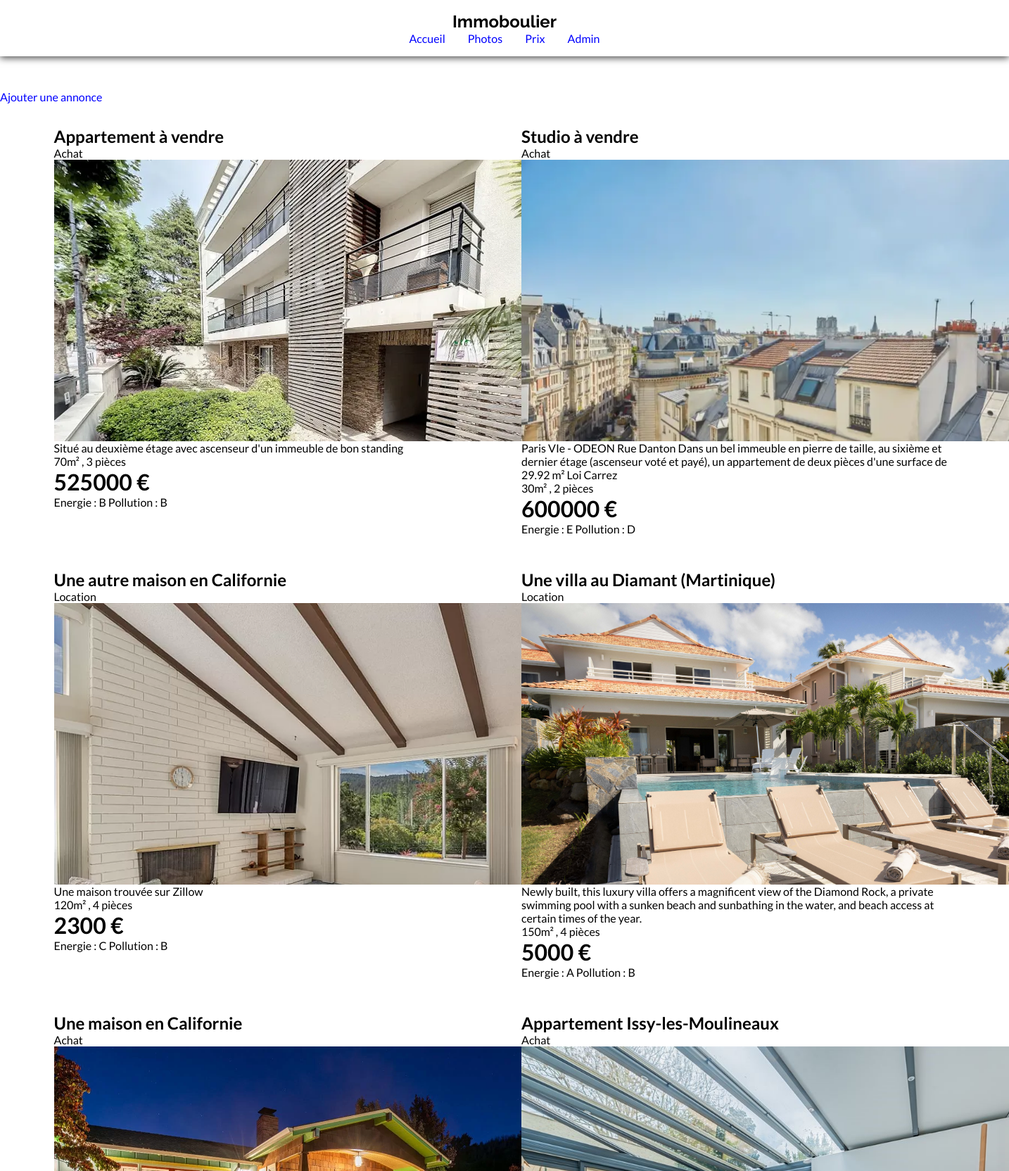
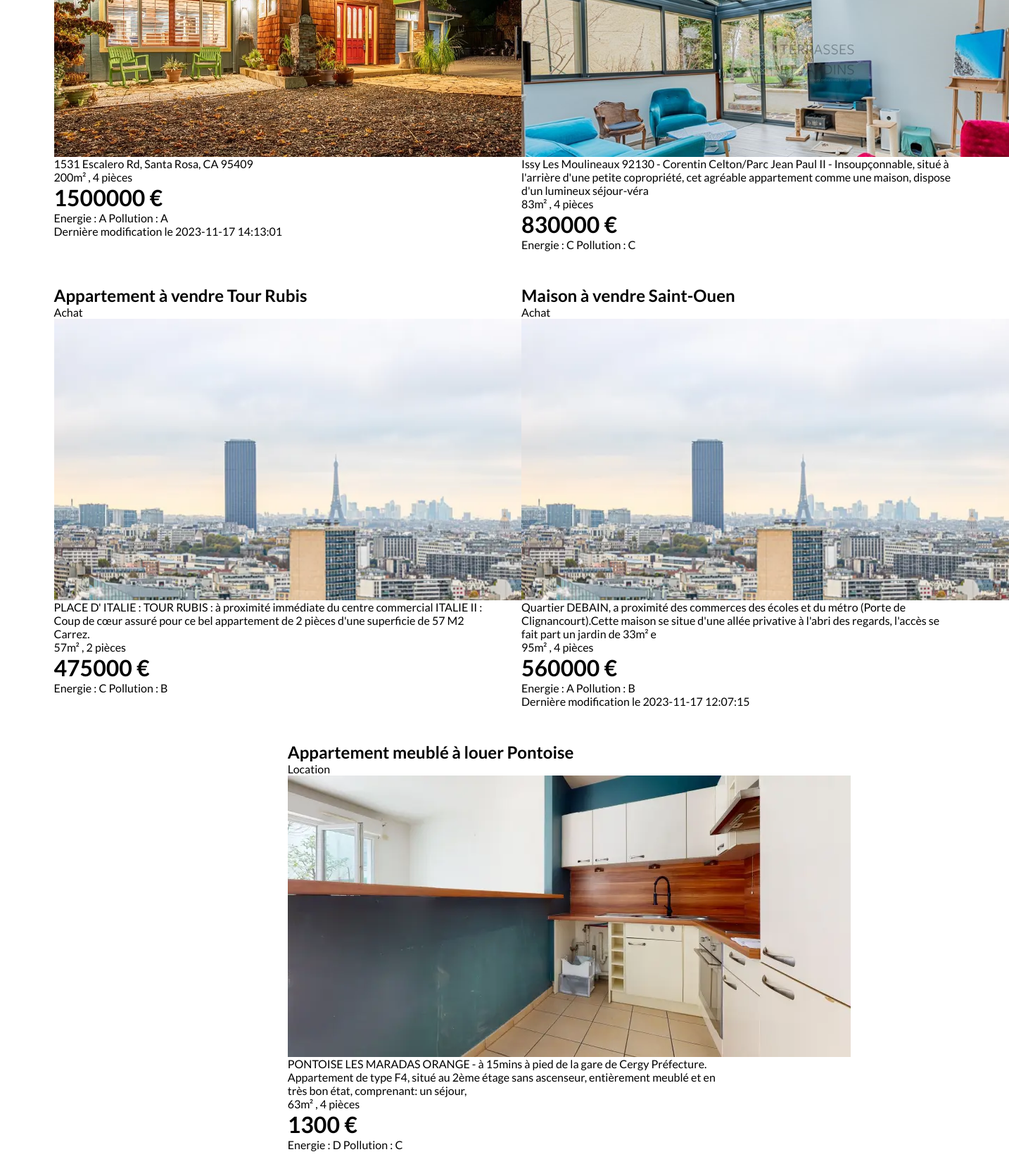
The page / on the database its author committed (2 pictures, top to bottom).
### tables this page shows
CREATE TABLE `annonce` (
  `id` int(11) NOT NULL,
  `titre` varchar(50) NOT NULL,
  `description` varchar(400) NOT NULL,
  `image` varchar(150) NOT NULL,
  `type` tinyint(1) NOT NULL,
  `prix` int(11) NOT NULL,
  `surface` int(11) NOT NULL,
  `pieces` int(11) NOT NULL,
  `energie` varchar(2) NOT NULL,
  `pollution` varchar(2) NOT NULL,
  `cree_le` timestamp NOT NULL DEFAULT current_timestamp(),
  `modifie_le` timestamp NULL DEFAULT NULL
);

### controllers/home.php (called while the page is built)
<?php
require ("./models/Database.php");
$annonces = $db->query("SELECT * FROM annonce ORDER BY cree_le DESC")->fetchAll();
require("./views/home.view.php");

### index.php (called while the page is built, shortened)
<?php
require 'core/routeur.php';

### views/home.view.php (the view)
<?php require("partials/header.php"); ?>
<a href="/add">Ajouter une annonce</a>
<section id="duo">
    <?php foreach ($annonces as $annonce) {
    ?>
        <article class="half">
            <h2><?= $annonce["titre"] ?></h2>
            <?php if ($annonce["type"] === 0) { ?>
                <p class="type">Location</p>
            <?php } else { ?>
                <p class="type">Achat</p>
            <?php } ?>
            <div class="big" style='background-image: url("upload/<?= $annonce["image"] ?>");'></div>
            <p><?= $annonce["description"] ?></p>
            <p><?= $annonce["surface"] ?>m² , <?= $annonce["pieces"] ?> pièces </p>
            <p><strong><?= $annonce["prix"] ?> €</strong></p>
            <p class="energie">Energie : <?= $annonce["energie"] ?> Pollution : <?= $annonce["pollution"] ?></p>
            <?php if($annonce["modifie_le"]){?>
                Dernière modification le <?= $annonce["modifie_le"] ?>
                <?php }?>
        </article>
    <?php  }; ?>
</section>
<?php require("partials/footer.php"); ?>

### public/assets/style.css (style rules this page uses)
* { padding: 0; border: 0; margin: 0; font-family: "Lato"; box-sizing: border-box; }
:root { --cfg: #433; --cbg: #fff; --cdark: #888; --clight: #f5f6f7; --cmed: #d1d1d1; --clink: #07c; --cemph: #088; --cemphbg: #0881; }
a { text-decoration: none; color: blue; }
.big { width: 100%; height: 400px; background-repeat: no-repeat; background-size: cover; }
section { display: grid; grid-template-columns: repeat(3, 1fr); grid-template-rows: repeat(3, 1fr); gap: 3rem; padding: 2rem; }
#duo { display: flex; flex-wrap: wrap; justify-content: center; }
.half { width: 45%; }
.half div { width: 800px; }
strong { font-size: 2rem; }

### rows shown on the page
annonce: titre "Appartement à vendre", type "Achat", image (picture), description "Situé au deuxième étage avec ascenseur d'un immeuble de bon standing", surface "70", pieces "3", prix "525000", energie "B", pollution "B"
annonce: titre "Studio à vendre", type "Achat", image (picture), description "Paris VIe - ODEON Rue Danton Dans un bel immeuble en pierre de taille, au sixième et dernier étage (ascenseur voté et payé), un appartement de deux pièces d'une surface de 29.92 m² Loi Carrez", surface "30", pieces "2", prix "600000", energie "E", pollution "D"
annonce: titre "Une autre maison en Californie", type "Location", image (picture), description "Une maison trouvée sur Zillow", surface "120", pieces "4", prix "2300", energie "C", pollution "B"
annonce: titre "Une villa au Diamant (Martinique)", type "Location", image (picture), description "Newly built, this luxury villa offers a magnificent view of the Diamond Rock, a private swimming pool with a sunken beach and sunbathing in the water, and beach access at certain times of the year.", surface "150", pieces "4", prix "5000", energie "A", pollution "B"
annonce: titre "Une maison en Californie", type "Achat", image (picture), description "1531 Escalero Rd, Santa Rosa, CA 95409", surface "200", pieces "4", prix "1500000", energie "A", pollution "A", modifie_le "2023-11-17 14:13:01"
annonce: titre "Appartement Issy-les-Moulineaux", type "Achat", image (picture), description "Issy Les Moulineaux 92130 - Corentin Celton/Parc Jean Paul II - Insoupçonnable, situé à l'arrière d'une petite copropriété, cet agréable appartement comme une maison, dispose d'un lumineux séjour-véra", surface "83", pieces "4", prix "830000", energie "C", pollution "C"
annonce: titre "Appartement à vendre Tour Rubis", type "Achat", image (picture), description "PLACE D' ITALIE : TOUR RUBIS : à proximité immédiate du centre commercial ITALIE II : Coup de cœur assuré pour ce bel appartement de 2 pièces d'une superficie de 57 M2 Carrez.", surface "57", pieces "2", prix "475000", energie "C", pollution "B"
annonce: titre "Maison à vendre Saint-Ouen", type "Achat", image (picture), description "Quartier DEBAIN, a proximité des commerces des écoles et du métro (Porte de Clignancourt).Cette maison se situe d'une allée privative à l'abri des regards, l'accès se fait part un jardin de 33m² e", surface "95", pieces "4", prix "560000", energie "A", pollution "B", modifie_le "2023-11-17 12:07:15"
annonce: titre "Appartement meublé à louer Pontoise", type "Location", image (picture), description "PONTOISE LES MARADAS ORANGE - à 15mins à pied de la gare de Cergy Préfecture. Appartement de type F4, situé au 2ème étage sans ascenseur, entièrement meublé et en très bon état, comprenant: un séjour,", surface "63", pieces "4", prix "1300", energie "D", pollution "C"
